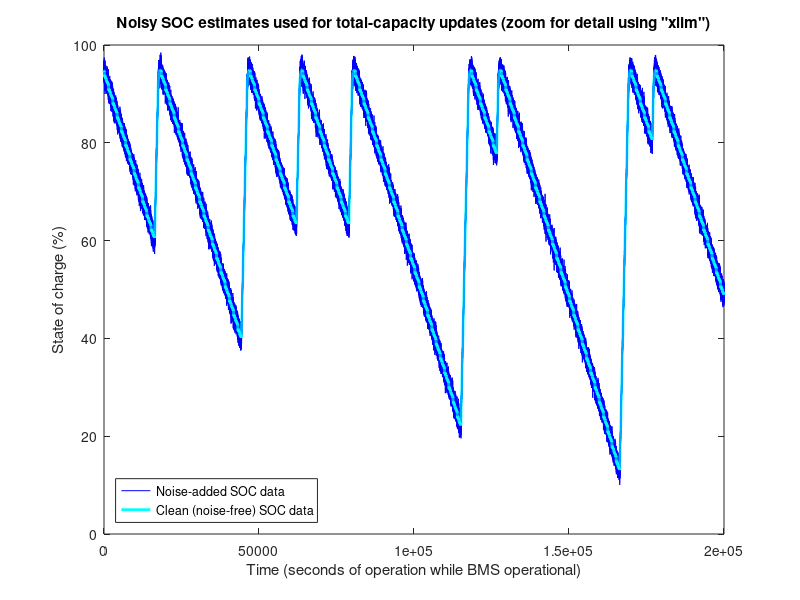
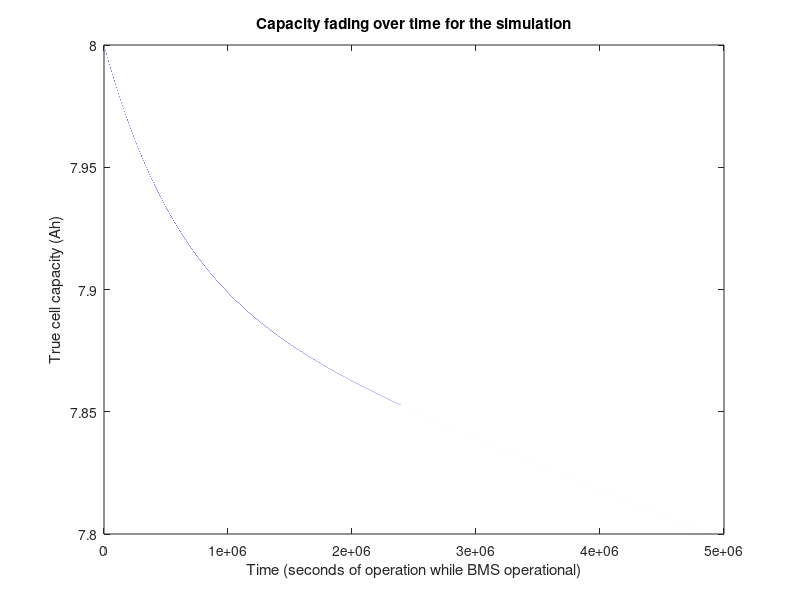

Source code (MATLAB) for these figures, in order:
% Plot the clean and noisy SOC used by this project 
addpath readonly
load readonly/shortDataset.mat
plot(0:199999,100*noisyData, 'b');
hold on; 
plot(0:199999,100*cleanData, 'c', 'linewidth',2);
xlabel('Time (seconds of operation while BMS operational)');
ylabel('State of charge (%)');
title('Noisy SOC estimates used for total-capacity updates (zoom for detail using "xlim")')
legend('Noise-added SOC data','Clean (noise-free) SOC data','location','southwest')
figure;

% Plot the true capacity versus time
load readonly/Qtrue.mat
plot(Qtrue);
xlabel('Time (seconds of operation while BMS operational)');
ylabel('True cell capacity (Ah)');
title('Capacity fading over time for the simulation');
figure;


